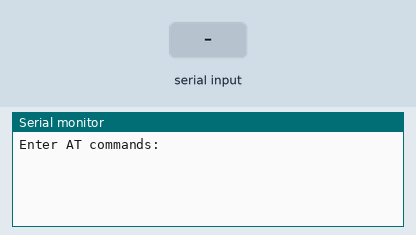
This sketch was run on a simulated Arduino Uno, built with avr-gcc and run on an emulated ATmega328P. On the bench: the last lines printed to the serial monitor. The test bench sets the inputs (shaded band).

Above: at 1.2 s.
1.3 s: "1" received over Serial
At 1.8 s:
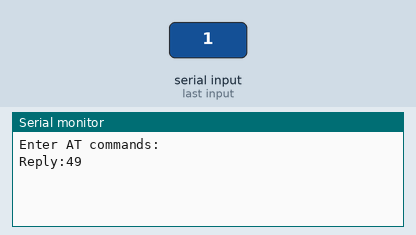
2.8 s: "0" received over Serial
At 4.0 s:
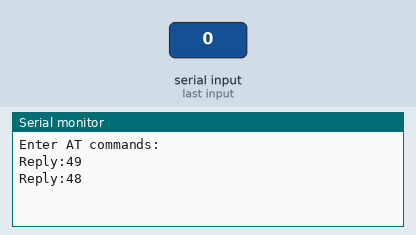
4.3 s: "2" received over Serial
At 5.3 s:
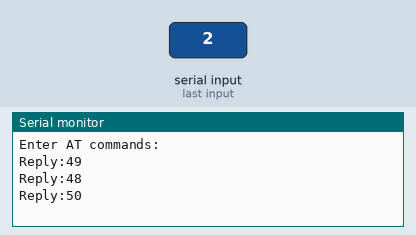

Measured:
- after the input at 1.3 s, the serial monitor: prints a new line at once (image 1)
- after the input at 2.8 s, the serial monitor: prints a new line at once (image 2)
- after the input at 4.3 s, the serial monitor: prints a new line at once (image 3)

The sketch:

test_serial.ino
```cpp
// Basic Bluetooth sketch HC-06_01
// Connect the Hc-06 module and communicate using the serial monitor
//
// The HC-06 defaults to AT mode when first powered on.
// The default baud rate is 9600
// The Hc-06 requires all AT commands to be in uppercase. NL+CR should not be added to the command string
//


void setup()
{
    Serial.begin(9600);
    Serial.println("Enter AT commands:");
}

void loop()
{
    // Keep reading from Arduino Serial Monitor and send to HC-06
    if (Serial.available())
    {
        Serial.write("Reply:");
        Serial.println(Serial.read());
    }
}
```
